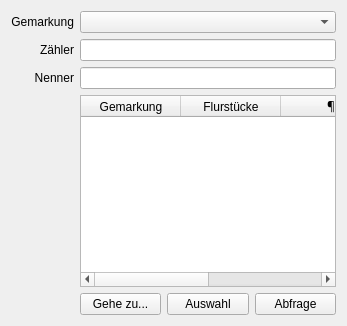
          <widget class="QWidget" name="tab_flstnr">
           <attribute name="title">
            <string>Flst.Nr.</string>
           </attribute>
           <layout class="QGridLayout" name="gridLayout">
            <item row="2" column="1">
             <widget class="QLineEdit" name="le_nenner"/>
            </item>
            <item row="1" column="0">
             <widget class="QLabel" name="label_2">
              <property name="text">
               <string>Zähler</string>
              </property>
              <property name="alignment">
               <set>Qt::AlignRight|Qt::AlignTrailing|Qt::AlignVCenter</set>
              </property>
             </widget>
            </item>
            <item row="0" column="0">
             <widget class="QLabel" name="label">
              <property name="text">
               <string>Gemarkung</string>
              </property>
              <property name="alignment">
               <set>Qt::AlignRight|Qt::AlignTrailing|Qt::AlignVCenter</set>
              </property>
             </widget>
            </item>
            <item row="0" column="1">
             <widget class="QComboBox" name="cb_gemarkung"/>
            </item>
            <item row="1" column="1">
             <widget class="QLineEdit" name="le_zaehler"/>
            </item>
            <item row="2" column="0">
             <widget class="QLabel" name="label_3">
              <property name="text">
               <string>Nenner</string>
              </property>
              <property name="alignment">
               <set>Qt::AlignRight|Qt::AlignTrailing|Qt::AlignVCenter</set>
              </property>
             </widget>
            </item>
            <item row="3" column="1">
             <widget class="QTableWidget" name="tw_flst_livesearch">
              <column>
               <property name="text">
                <string>Gemarkung</string>
               </property>
               <property name="textAlignment">
                <set>AlignHCenter|AlignVCenter|AlignCenter</set>
               </property>
              </column>
              <column>
               <property name="text">
                <string>Flurstücke</string>
               </property>
               <property name="textAlignment">
                <set>AlignHCenter|AlignVCenter|AlignCenter</set>
               </property>
              </column>
              <column>
               <property name="text">
                <string>¶</string>
               </property>
               <property name="font">
                <font>
                 <family>Wingdings</family>
                </font>
               </property>
               <property name="textAlignment">
                <set>AlignHCenter|AlignVCenter|AlignCenter</set>
               </property>
              </column>
              <column>
               <property name="text">
                <string>Auswahl</string>
               </property>
               <property name="textAlignment">
                <set>AlignHCenter|AlignVCenter|AlignCenter</set>
               </property>
              </column>
             </widget>
            </item>
            <item row="4" column="1">
             <layout class="QHBoxLayout" name="horizontalLayout_3">
              <item>
               <widget class="QPushButton" name="pb_flst_goto">
                <property name="text">
                 <string>Gehe zu...</string>
                </property>
               </widget>
              </item>
              <item>
               <widget class="QPushButton" name="pb_flst_auswahl">
                <property name="text">
                 <string>Auswahl</string>
                </property>
               </widget>
              </item>
              <item>
               <widget class="QPushButton" name="pb_flst_abfrage">
                <property name="text">
                 <string>Abfrage</string>
                </property>
               </widget>
              </item>
             </layout>
            </item>
           </layout>
          </widget>
